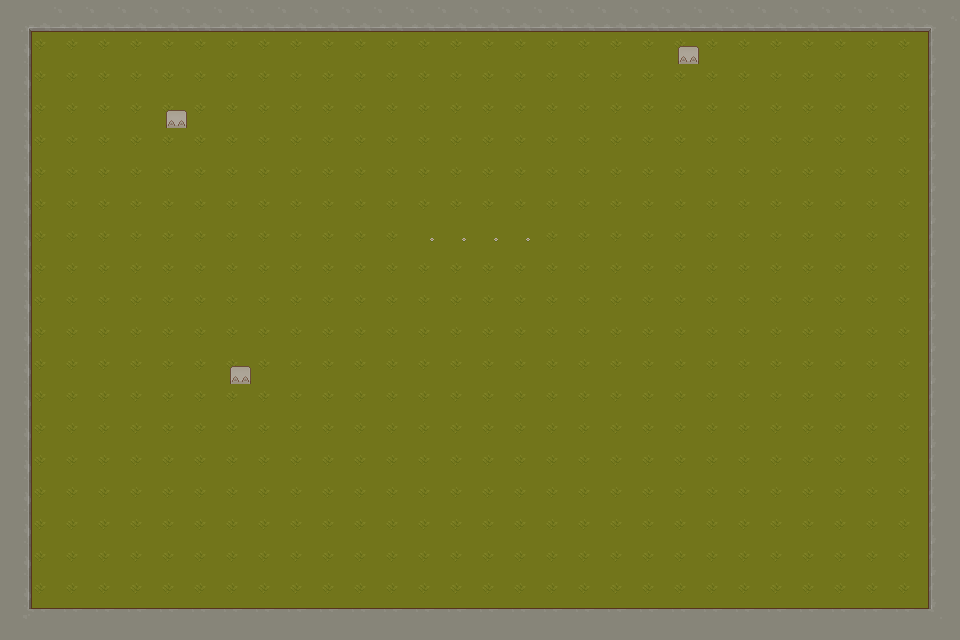

This game map was drawn from its Tiled (.tmx) file and the tilesets committed beside it. A one-line description and the trimmed map source follow:
An orthogonal 30x20 tile map with 32x32 px tiles, 5 tile layers (Grass, Player spawn, Monster spawn, Walls, ...), 5 tilesets.

<map version="1.10" tiledversion="1.10.2" orientation="orthogonal" renderorder="right-down" width="30" height="20" tilewidth="32" tileheight="32" infinite="0" nextlayerid="8" nextobjectid="1">
 <tileset firstgid="1" name="TX Tileset Grass" tilewidth="32" tileheight="32" tilecount="64" columns="8">
  <image source="Texture/TX Tileset Grass.png" width="256" height="256" />
 </tileset>
 <tileset firstgid="65" name="TX Tileset Wall" tilewidth="32" tileheight="32" tilecount="256" columns="16">
  <image source="Texture/TX Tileset Wall.png" width="512" height="512" />
 </tileset>
 <tileset firstgid="321" name="TX Tileset Stone Ground" tilewidth="32" tileheight="32" tilecount="64" columns="8">
  <image source="Texture/TX Tileset Stone Ground.png" width="256" height="256" />
 </tileset>
 <tileset firstgid="385" name="TX Player" tilewidth="32" tileheight="32" tilecount="16" columns="4">
  <image source="Texture/TX Player.png" width="128" height="128" />
 </tileset>
 <tileset firstgid="401" name="TX Props" tilewidth="32" tileheight="32" tilecount="256" columns="16">
  <image source="Texture/TX Props.png" width="512" height="512" />
 </tileset>
 <layer id="1" name="Grass" width="30" height="20">
  <data>[600 cells, 600 non-empty, 14 distinct tile ids]</data>
 </layer>
 <layer id="6" name="Player spawn" width="30" height="20">
  <data>[600 cells, 3 non-empty, 1 distinct tile ids]</data>
 </layer>
 <layer id="7" name="Monster spawn" width="30" height="20">
  <data>[600 cells, 4 non-empty, 1 distinct tile ids]</data>
 </layer>
 <group id="5" name="collidables">
  <layer id="2" name="Walls" width="30" height="20">
   <data>[600 cells, 96 non-empty, 8 distinct tile ids]</data>
  </layer>
  <layer id="4" name="Boxes" width="30" height="20">
   <data>[600 cells, 0 non-empty, 0 distinct tile ids]</data>
  </layer>
 </group>
</map>
